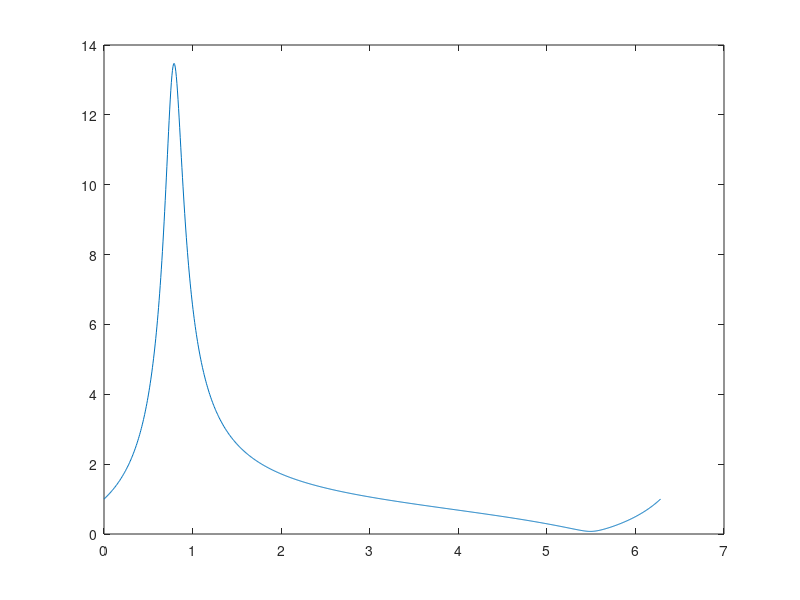
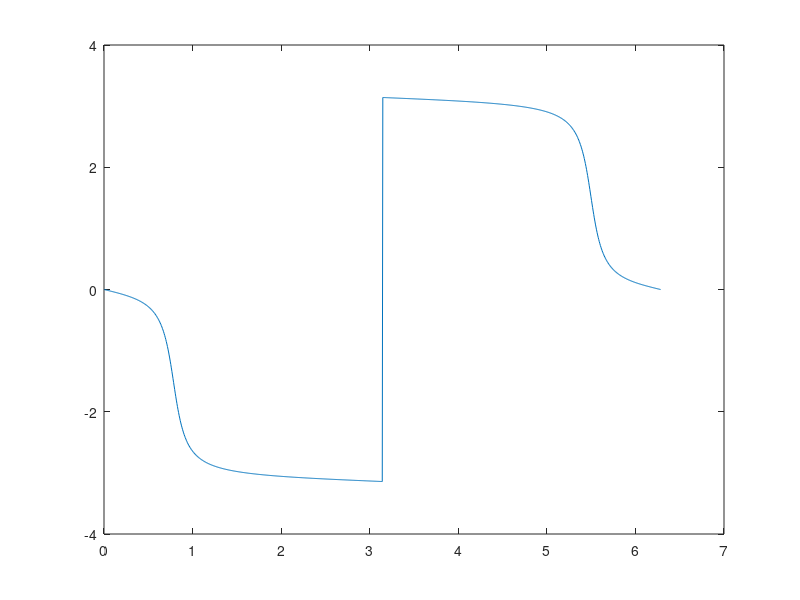

Recreate these plots in MATLAB, in order.
                                                                                                                                                                                                                close all;clear all;clc;
num=[-.9*exp(j*pi/4) 1];
den=[1 -.9*exp(j*pi/4)];
w=0:2*pi/1000:2*pi;
h=freqz(num,den,w);
plot(w,abs(h))
figure
plot(w,angle(h))